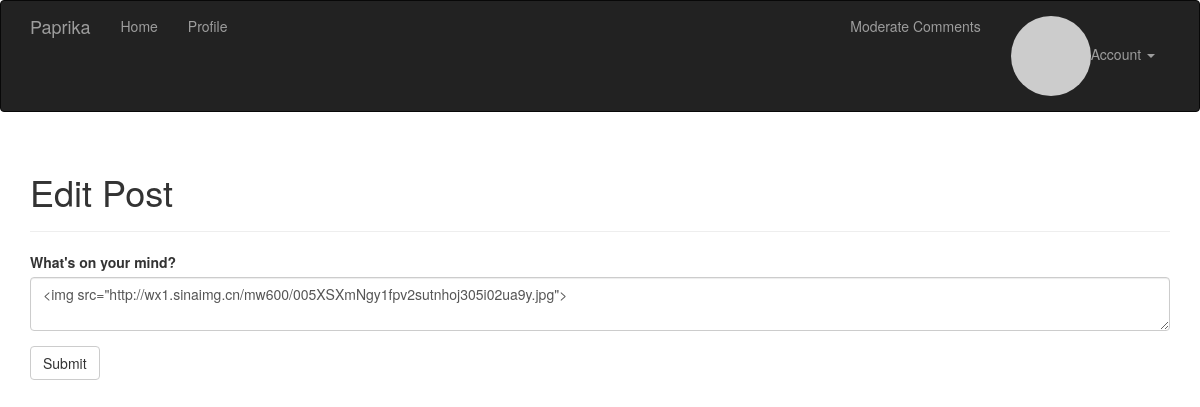
Before: /edit/8 (signed in) with the older database file.
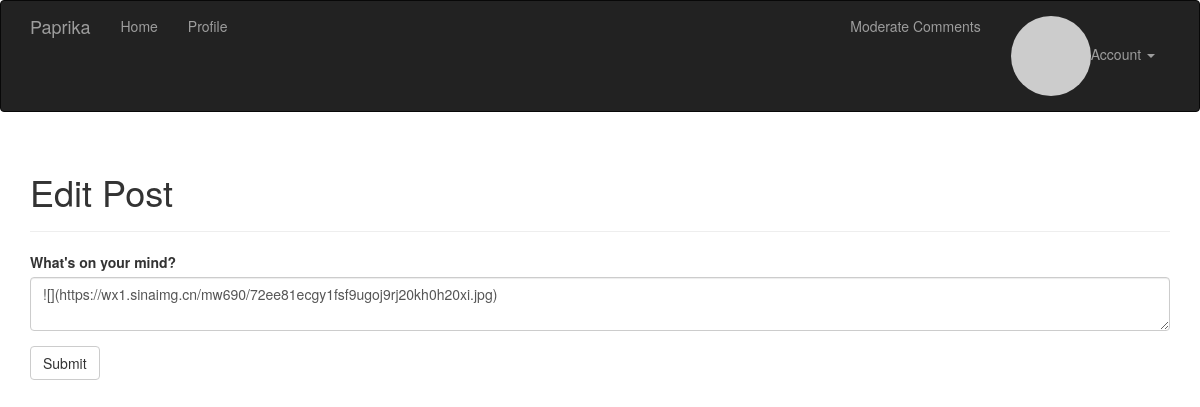
After: the same page with the newer database file.
### app/models.py (models this page shows, shortened)
class Post(db.Model):
    __tablename__ = 'posts'
    id = db.Column(db.Integer, primary_key=True)
    body = db.Column(db.Text)
    timestamp = db.Column(db.DateTime, index=True, default=datetime.now)
    author_id = db.Column(db.Integer, db.ForeignKey('users.id'))
    body_html = db.Column(db.Text)
    comments = db.relationship('Comment', backref='post', lazy='dynamic')

### app/main/views.py (the view)
@main.route('/edit/<int:id>', methods=["GET", "POST"])
def edit(id):
    post = Post.query.get_or_404(id)
    if current_user != post.author and not current_user.can(Permission.ADMINISTER):
        abort(403)
    form = PostForm()
    if form.validate_on_submit():
        post.body = form.body.data
        db.session.add(post)
        flash("The post has been updated.")
        return redirect(url_for('.post', id=post.id))
    form.body.data = post.body
    return render_template('edit_post.html', form=form)

### app/main/forms.py
class PostForm(FlaskForm):
    body = PageDownField("What's on your mind?", validators=[DataRequired()])
    submit = SubmitField('Submit')

### app/auth/views.py (called while the page is built)
@auth.before_app_request
def before_request():
    if current_user.is_authenticated:
        current_user.ping()
        if not current_user.confirmed \
                and request.endpoint \
                and request.blueprint != 'auth' \
                and request.endpoint != 'static':
            return redirect(url_for('auth.unconfirmed'))

### app/main/__init__.py (called while the page is built)
@main.app_context_processor
def inject_permission():
    return dict(Permission=Permission)

### app/models.py (called while the page is built)
@login_manager.user_loader
def load_user(user_id):
    return User.query.get(int(user_id))

    def has_permission(self, perm):
        return self.permissions & perm == perm

    def can(self, permissions):
        return self.role is not None and self.role.has_permission(permissions)

    def ping(self):
        self.last_seen = datetime.now()
        db.session.add(self)

### app/templates/edit_post.html (shortened to what this page needs)
{% extends "base.html" %}
{% import "bootstrap/wtf.html" as wtf %}
{% block page_content %}
<div class="page-header">
	<h1>Edit Post</h1>
</div>
<div>
	{{ wtf.quick_form(form) }}
</div>
{% endblock %}

Changed rows visible on the page:
changed Post: body "<img src=\"http://wx1.sinaimg.cn/mw600/005XSXmNgy1fpv2sutnhoj305i02ua9y.jpg\">" → "![](https://wx1.sinaimg.cn/mw690/72ee81ecgy1fsf9ugoj9rj20kh0h20xi.jpg)"
